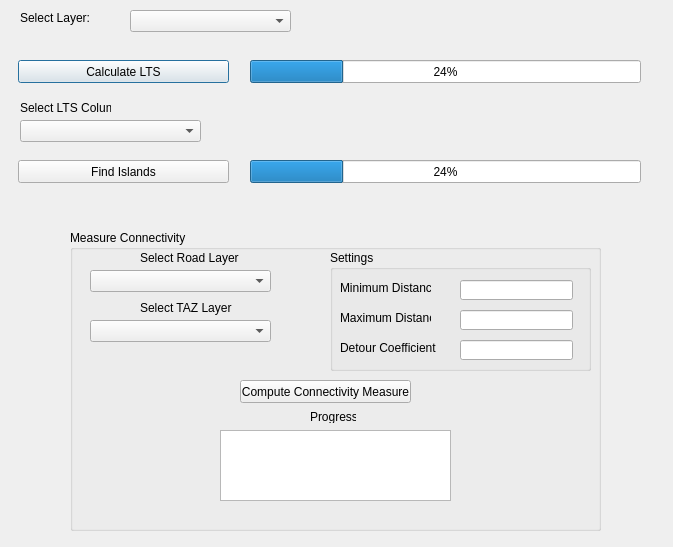
<?xml version="1.0" encoding="UTF-8"?>
<ui version="4.0">
 <class>Dialog</class>
 <widget class="QDialog" name="Dialog">
  <property name="geometry">
   <rect>
    <x>0</x>
    <y>0</y>
    <width>673</width>
    <height>547</height>
   </rect>
  </property>
  <property name="windowTitle">
   <string>Dialog</string>
  </property>
  <widget class="QLabel" name="label">
   <property name="geometry">
    <rect>
     <x>20</x>
     <y>10</y>
     <width>131</width>
     <height>16</height>
    </rect>
   </property>
   <property name="text">
    <string>Select Layer:</string>
   </property>
  </widget>
  <widget class="QComboBox" name="layerCombo">
   <property name="geometry">
    <rect>
     <x>130</x>
     <y>10</y>
     <width>161</width>
     <height>22</height>
    </rect>
   </property>
  </widget>
  <widget class="QProgressBar" name="progress_bar">
   <property name="geometry">
    <rect>
     <x>250</x>
     <y>60</y>
     <width>391</width>
     <height>23</height>
    </rect>
   </property>
   <property name="value">
    <number>24</number>
   </property>
  </widget>
  <widget class="QPushButton" name="process_Button">
   <property name="geometry">
    <rect>
     <x>18</x>
     <y>60</y>
     <width>211</width>
     <height>23</height>
    </rect>
   </property>
   <property name="text">
    <string>Calculate LTS</string>
   </property>
  </widget>
  <widget class="QPushButton" name="find_cc_Button">
   <property name="geometry">
    <rect>
     <x>18</x>
     <y>160</y>
     <width>211</width>
     <height>23</height>
    </rect>
   </property>
   <property name="text">
    <string>Find Islands</string>
   </property>
  </widget>
  <widget class="QLabel" name="label_2">
   <property name="geometry">
    <rect>
     <x>20</x>
     <y>100</y>
     <width>91</width>
     <height>16</height>
    </rect>
   </property>
   <property name="text">
    <string>Select LTS Column</string>
   </property>
  </widget>
  <widget class="QComboBox" name="lts_combo">
   <property name="geometry">
    <rect>
     <x>20</x>
     <y>120</y>
     <width>181</width>
     <height>22</height>
    </rect>
   </property>
  </widget>
  <widget class="QProgressBar" name="progressBar">
   <property name="geometry">
    <rect>
     <x>250</x>
     <y>160</y>
     <width>391</width>
     <height>23</height>
    </rect>
   </property>
   <property name="value">
    <number>24</number>
   </property>
  </widget>
  <widget class="QGroupBox" name="groupBox">
   <property name="geometry">
    <rect>
     <x>70</x>
     <y>230</y>
     <width>531</width>
     <height>301</height>
    </rect>
   </property>
   <property name="title">
    <string>Measure Connectivity</string>
   </property>
   <widget class="QLabel" name="label_3">
    <property name="geometry">
     <rect>
      <x>70</x>
      <y>20</y>
      <width>101</width>
      <height>16</height>
     </rect>
    </property>
    <property name="text">
     <string>Select Road Layer </string>
    </property>
   </widget>
   <widget class="QComboBox" name="road_combo">
    <property name="geometry">
     <rect>
      <x>20</x>
      <y>40</y>
      <width>181</width>
      <height>22</height>
     </rect>
    </property>
   </widget>
   <widget class="QLabel" name="label_4">
    <property name="geometry">
     <rect>
      <x>70</x>
      <y>70</y>
      <width>111</width>
      <height>16</height>
     </rect>
    </property>
    <property name="text">
     <string>Select TAZ Layer</string>
    </property>
   </widget>
   <widget class="QComboBox" name="taz_combo">
    <property name="geometry">
     <rect>
      <x>20</x>
      <y>90</y>
      <width>181</width>
      <height>22</height>
     </rect>
    </property>
   </widget>
   <widget class="QPushButton" name="find_connectivity_btn">
    <property name="geometry">
     <rect>
      <x>170</x>
      <y>150</y>
      <width>171</width>
      <height>23</height>
     </rect>
    </property>
    <property name="text">
     <string>Compute Connectivity Measure</string>
    </property>
   </widget>
   <widget class="QTextEdit" name="progress_text">
    <property name="geometry">
     <rect>
      <x>150</x>
      <y>200</y>
      <width>231</width>
      <height>71</height>
     </rect>
    </property>
    <property name="readOnly">
     <bool>true</bool>
    </property>
   </widget>
   <widget class="QLabel" name="label_8">
    <property name="geometry">
     <rect>
      <x>240</x>
      <y>180</y>
      <width>46</width>
      <height>13</height>
     </rect>
    </property>
    <property name="text">
     <string>Progress</string>
    </property>
   </widget>
   <widget class="QGroupBox" name="groupBox_2">
    <property name="geometry">
     <rect>
      <x>260</x>
      <y>20</y>
      <width>261</width>
      <height>121</height>
     </rect>
    </property>
    <property name="title">
     <string>Settings</string>
    </property>
    <widget class="QLabel" name="label_5">
     <property name="geometry">
      <rect>
       <x>10</x>
       <y>30</y>
       <width>91</width>
       <height>16</height>
      </rect>
     </property>
     <property name="text">
      <string>Minimum Distance</string>
     </property>
    </widget>
    <widget class="QLineEdit" name="maxDist">
     <property name="geometry">
      <rect>
       <x>130</x>
       <y>60</y>
       <width>113</width>
       <height>20</height>
      </rect>
     </property>
    </widget>
    <widget class="QLineEdit" name="minDist">
     <property name="geometry">
      <rect>
       <x>130</x>
       <y>30</y>
       <width>113</width>
       <height>20</height>
      </rect>
     </property>
    </widget>
    <widget class="QLineEdit" name="Detour_coeff">
     <property name="geometry">
      <rect>
       <x>130</x>
       <y>90</y>
       <width>113</width>
       <height>20</height>
      </rect>
     </property>
    </widget>
    <widget class="QLabel" name="label_6">
     <property name="geometry">
      <rect>
       <x>10</x>
       <y>60</y>
       <width>91</width>
       <height>16</height>
      </rect>
     </property>
     <property name="text">
      <string>Maximum Distance</string>
     </property>
    </widget>
    <widget class="QLabel" name="label_7">
     <property name="geometry">
      <rect>
       <x>10</x>
       <y>90</y>
       <width>101</width>
       <height>16</height>
      </rect>
     </property>
     <property name="text">
      <string>Detour Coefficient</string>
     </property>
    </widget>
    <zorder>minDist</zorder>
    <zorder>label_5</zorder>
    <zorder>maxDist</zorder>
    <zorder>minDist</zorder>
    <zorder>Detour_coeff</zorder>
    <zorder>label_6</zorder>
    <zorder>label_7</zorder>
   </widget>
   <zorder>groupBox_2</zorder>
   <zorder>label_3</zorder>
   <zorder>road_combo</zorder>
   <zorder>label_4</zorder>
   <zorder>taz_combo</zorder>
   <zorder>find_connectivity_btn</zorder>
   <zorder>progress_text</zorder>
   <zorder>label_8</zorder>
  </widget>
 </widget>
 <resources/>
 <connections/>
</ui>
